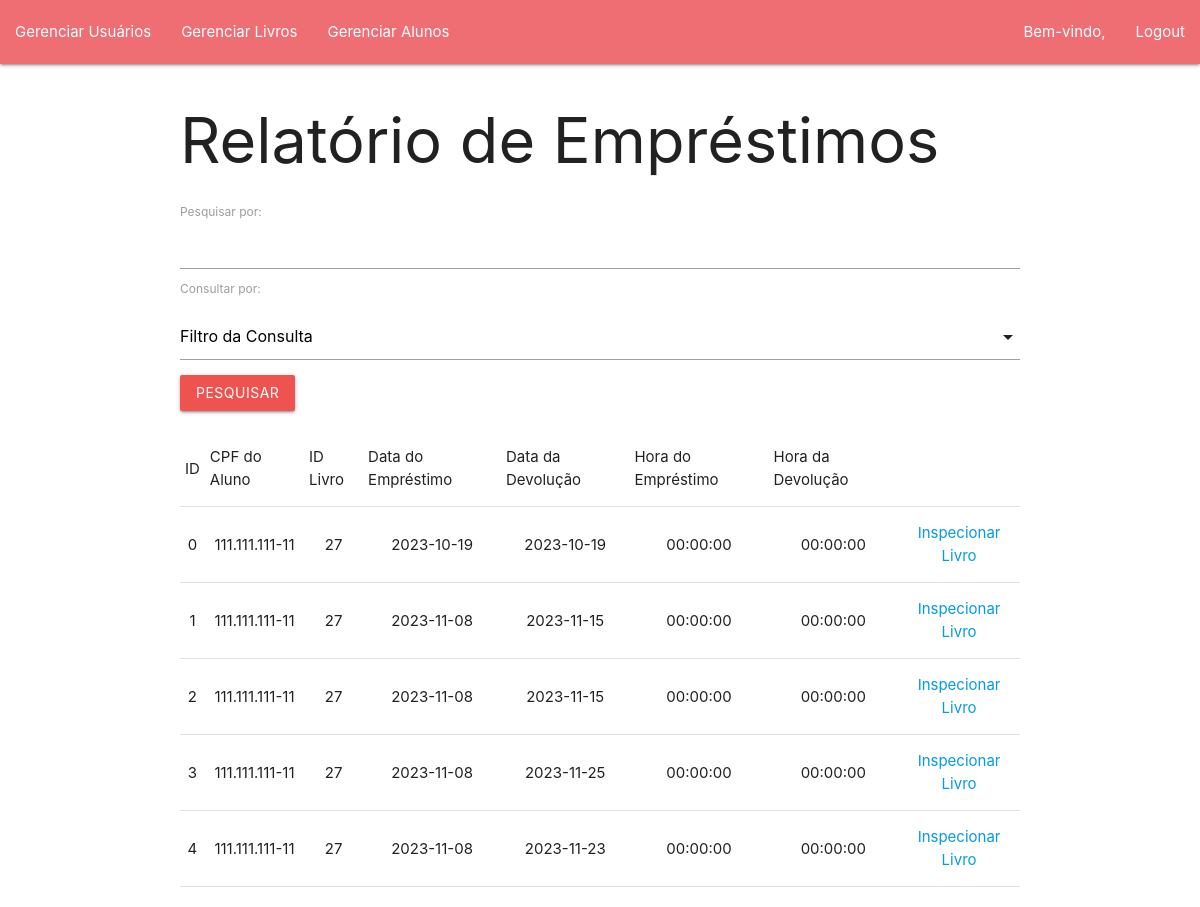
The page /admin/emprestimo_read.php on the database as committed earlier.
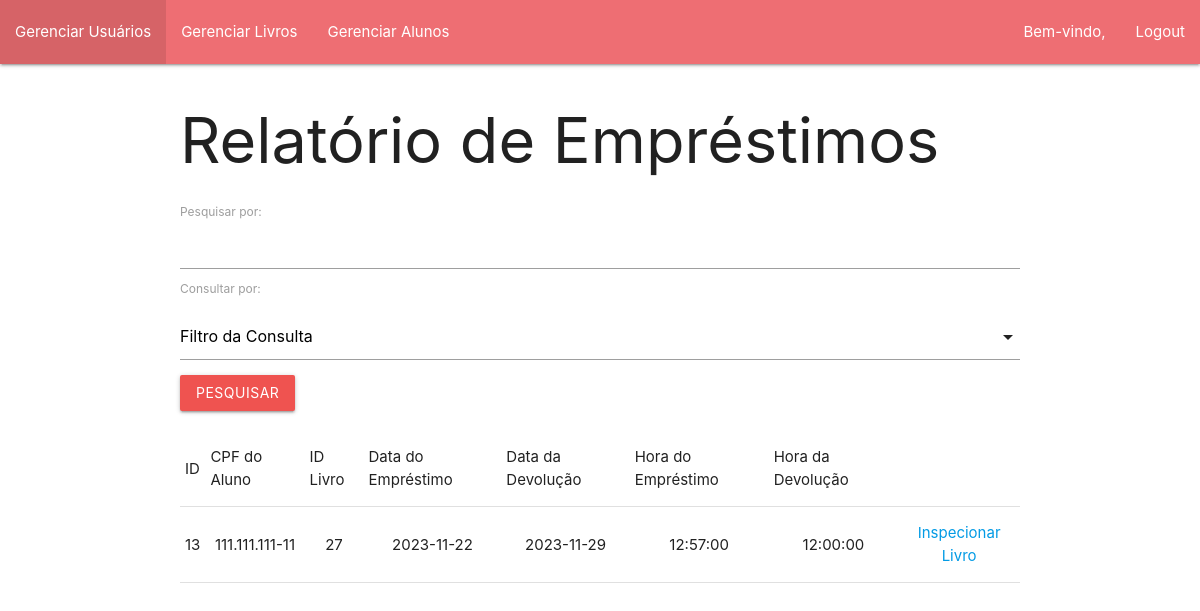
The same page on the database as committed later.
### tables this page shows
CREATE TABLE IF NOT EXISTS `emprestimo` (
  `id_emprestimo` int(11) NOT NULL AUTO_INCREMENT,
  `id_cpf_aluno` varchar(20) DEFAULT NULL,
  `id_livro` int(11) DEFAULT NULL,
  `data_emprestimo` date DEFAULT NULL,
  `data_retorno` date DEFAULT NULL,
  `hora_emprestimo` time DEFAULT NULL,
  `hora_retorno` time DEFAULT NULL,
  `comentarios` varchar(400) DEFAULT NULL,
  PRIMARY KEY (`id_emprestimo`),
  KEY `FK_emprestimo_aluno` (`id_cpf_aluno`),
  KEY `FK_emprestimo_livros` (`id_livro`),
  CONSTRAINT `FK_emprestimo_aluno` FOREIGN KEY (`id_cpf_aluno`) REFERENCES `aluno` (`cpf`) ON DELETE NO ACTION ON UPDATE CASCADE,
  CONSTRAINT `FK_emprestimo_livros` FOREIGN KEY (`id_livro`) REFERENCES `livros` (`id_livro`) ON DELETE NO ACTION ON UPDATE CASCADE
);

### admin/emprestimo_read.php (the view, shortened to what this page needs)
<!DOCTYPE html>
<html lang="en">
<head>
    <link type="text/css" rel="stylesheet" href="../materialize/css/materialize.min.css"  media="screen,projection"/>
</head>
<body>
    <?php include 'navbar.php' ?>
    <div class="container">
        <h1>Relatório de Empréstimos</h1>
        <form method="post">
            <label for="search">Pesquisar por:</label>
            <input type="text" id="search" name="pesquisa" autocomplete="off">
            <label for="consultaPor">Consultar por: </label>
            <div class="input-field col s12">
            </div>
            <div class="row">
                <button class="btn red lighten-1" type="submit" name="submit">Pesquisar</button>
            </div>
        </form>
        <div class="row">
            <table class="stripped centered">
                <thead>
                    <tr>
                        <td>ID</td>
                        <td>CPF do Aluno</td>
                        <td>ID Livro</td>
                        <td>Data do Empréstimo</td>
                        <td>Data da Devolução</td>
                        <td>Hora do Empréstimo</td>
                        <td>Hora da Devolução</td>
                    </tr>
                </thead>
                <tbody>
                    <?php
                        include 'connect.php';
                        include 'classes.php';
                        if(!isset($_POST['submit']))
                        {
                            $query = "SELECT * FROM emprestimo";
                            $stmt = $mysqli->prepare($query);
                            $stmt->execute();
                            $result = $stmt->get_result();
                            $rows = $result->fetch_all(MYSQLI_NUM);
                        }
                        foreach($rows as $row)
                        {
                            echo "<tr>";
                            foreach($row as $columnIndex=>$entry)
                            {
                                if($columnIndex == 7)
                                {
                                    continue;
                                }
                                echo "<td>$entry</td>";
                            }
                            echo "<td><a href='./livros_insp.php?id=$row[2]'>Inspecionar Livro</a></td>";
                            echo "</tr>";
                        }
                    ?>
                </tbody>
            </table>
        </div>
    </div>
</body>
</html>

### admin/navbar.php (shortened to what this page needs)
<?php
$nome = $_SESSION['nome'];
echo "
<nav class='nav'>
<ul class='left'>
    <li><a href='./user.php'>Gerenciar Usuários</a></li>
    <li><a href='./livros.php'>Gerenciar Livros</a></li>
    <li><a href='./aluno.php'>Gerenciar Alunos</a></li>
</ul>
<ul class='right'>
    <li><a>Bem-vindo, $nome</a></li>
    <li><a href='../login/logout.php'>Logout</a></li>
</ul>
</nav>
";
?>

Rows that differ between the two databases and show on the page:
removed emprestimo: id_emprestimo "0", id_cpf_aluno "111.111.111-11", id_livro "27", data_emprestimo "2023-10-19", data_retorno "2023-10-19", hora_emprestimo "00:00:00", hora_retorno "00:00:00"
removed emprestimo: id_emprestimo "1", id_cpf_aluno "111.111.111-11", id_livro "27", data_emprestimo "2023-11-08", data_retorno "2023-11-15", hora_emprestimo "00:00:00", hora_retorno "00:00:00"
removed emprestimo: id_emprestimo "2", id_cpf_aluno "111.111.111-11", id_livro "27", data_emprestimo "2023-11-08", data_retorno "2023-11-15", hora_emprestimo "00:00:00", hora_retorno "00:00:00"
removed emprestimo: id_emprestimo "3", id_cpf_aluno "111.111.111-11", id_livro "27", data_emprestimo "2023-11-08", data_retorno "2023-11-25", hora_emprestimo "00:00:00", hora_retorno "00:00:00"
removed emprestimo: id_emprestimo "4", id_cpf_aluno "111.111.111-11", id_livro "27", data_emprestimo "2023-11-08", data_retorno "2023-11-23", hora_emprestimo "00:00:00", hora_retorno "00:00:00"
added emprestimo: id_emprestimo "13", id_cpf_aluno "111.111.111-11", id_livro "27", data_emprestimo "2023-11-22", data_retorno "2023-11-29", hora_emprestimo "12:57:00", hora_retorno "12:00:00"
